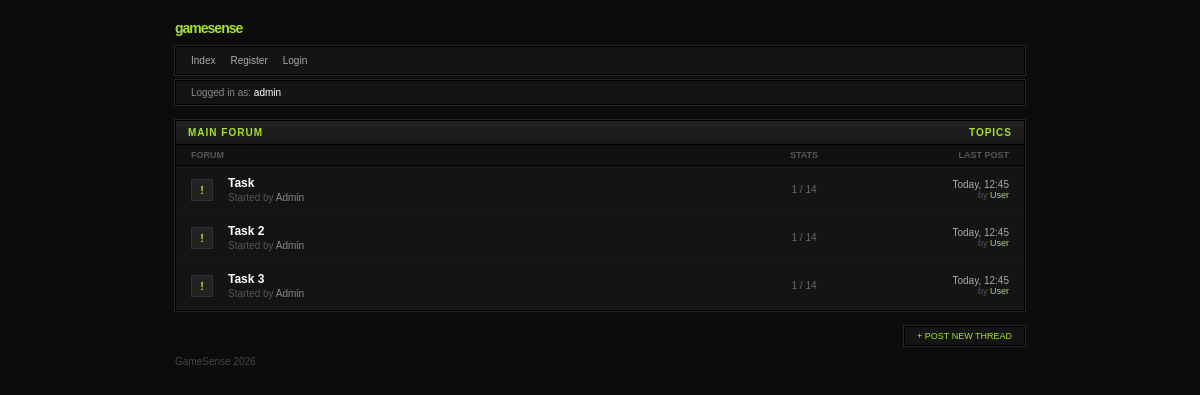
The app's page / (signed in) with its own data.
### tasks/models.py (models this page shows, shortened)
class Task(models.Model):
    STATUS_CHOICES = [
        ("todo", "To do"),
        ("in_progress", "In Progress"),
        ("done", "Done"),
    ]
    PRIORITY_CHOICES = [
        ("low", "Low"),
        ("medium", "Medium"),
        ("high", "High"),
    ]
    title = models.CharField(max_length=200)
    description = models.TextField()
    status = models.CharField(max_length=20, choices=STATUS_CHOICES, default="todo")
    priority = models.CharField(max_length=20, choices=PRIORITY_CHOICES, default="Medim")
    due_date = models.DateTimeField(null=True, blank=True)
    creator = models.ForeignKey(User, on_delete=models.CASCADE, related_name="tasks")

### tasks/views.py (the view)
# urls.py: path("", views.TaskListView.as_view(), name="task_list"),
class TaskListView(ListView):
    model = models.Task
    context_object_name = "tasks"
    template_name = "tasks/task_list.html"

### templates/tasks/task_list.html
{% extends 'base.html' %}
{% block content %}
<div class="forum-category">
    <div class="forum-header">
        <div style="display: flex; justify-content: space-between;">
            <span>Main Forum</span>
            <span>Topics</span>
        </div>
    </div>
    <div class="forum-content" style="padding: 0;">
        <table style="width: 100%; border-collapse: collapse; background: #141414;">
            <thead>
                <tr style="background: #111; color: #555; font-size: 9px; text-transform: uppercase;">
                    <th style="padding: 5px 15px; text-align: left; border-bottom: 1px solid #000;">Forum</th>
                    <th style="padding: 5px 15px; text-align: center; border-bottom: 1px solid #000; width: 50px;">Stats</th>
                    <th style="padding: 5px 15px; text-align: right; border-bottom: 1px solid #000; width: 150px;">Last Post</th>
                </tr>
            </thead>
            <tbody>
                {% for task in tasks %}
                <tr style="border-bottom: 1px solid #1a1a1a;">
                    <td style="padding: 10px 15px;">
                        <div style="display: flex; align-items: center;">
                            <div style="width: 20px; height: 20px; background: #222; border: 1px solid #333; margin-right: 15px; display: flex; align-items: center; justify-content: center; color: var(--accent); font-weight: bold;">
                                !
                            </div>
                            <div>
                                <a href="{% url 'tasks:task_detail' task.pk %}" style="color: #fff; text-decoration: none; font-weight: bold; font-size: 12px;">
                                    {{ task.title }}
                                </a>
                                <div style="color: #555; font-size: 10px; margin-top: 2px;">
                                    Started by <span style="color: #888;">{{ task.author|default:"Admin" }}</span>
                                </div>
                            </div>
                        </div>
                    </td>
                    <td style="text-align: center; color: #666; font-size: 10px;">
                        1 / 14
                    </td>
                    <td style="text-align: right; padding-right: 15px;">
                        <div style="color: #aaa; font-size: 10px;">Today, 12:45</div>
                        <div style="color: #555; font-size: 9px;">by <span style="color: var(--accent);">{{ task.author|default:"User" }}</span></div>
                    </td>
                </tr>
                {% empty %}
                <tr><td colspan="3" style="padding: 20px; text-align: center; color: #444;">No forum categories found.</td></tr>
                {% endfor %}
            </tbody>
        </table>
    </div>
</div>
<div style="margin-top: 10px; display: flex; justify-content: flex-end;">
    <a href="{% url 'tasks:task_create' %}" class="action-btn" style="background: var(--bg-panel); padding: 4px 12px; border: 1px solid #000; outline: 1px solid #252525; color: var(--accent);">
        + POST NEW THREAD
    </a>
</div>
{% endblock %}

### templates/base.html (shortened to what this page needs)
{% load static %}
<!DOCTYPE html>
<html lang="ru">
<head>
</head>
<body>
    <div class="forum-container">
        <div style="margin-bottom: 10px;">
            <span style="color: var(--accent); font-weight: bold; font-size: 14px; letter-spacing: -1px;">gamesense</span>
        </div>
        <div class="forum-nav">
            <a href="{% url 'tasks:task_list' %}">Index</a>
            <a href="{% url 'tasks:register' %}">Register</a>
            <a href="{% url 'tasks:login' %}">Login</a>
        </div>
        <div class="info-bar">
            {% if user.is_authenticated %}
                Logged in as: <span style="color: #fff;">{{ user.username }}</span>
            {% else %}
                You are not logged in.
            {% endif %}
        </div>
        {% block content %}{% endblock %}
        <div class="forum-footer">
            GameSense 2026
        </div>
    </div>
</body>
</html>

### templates/base.html (style rules this page uses)
:root { --bg-body: #0c0c0c; --bg-panel: #141414; --bg-header: #1a1a1a; --accent: #a5e12d; --border-outer: #000000; --border-inner: #252525; --text-main: #d1d1d1; --text-muted: #888; }
body { background-color: var(--bg-body); color: var(--text-main); font-family: 'Verdana', 'Tahoma', sans-serif; font-size: 11px; margin: 0; padding: 20px; display: flex; flex-direction: column; align-items: center; }
.forum-container { width: 100%; max-width: 850px; }
.forum-nav { background: var(--bg-panel); border: 1px solid var(--border-outer); outline: 1px solid var(--border-inner); padding: 8px 15px; margin-bottom: 5px; display: flex; gap: 15px; }
.forum-nav a { color: #aaa; text-decoration: none; text-transform: capitalize; font-size: 10px; }
.info-bar { background: var(--bg-panel); border: 1px solid var(--border-outer); outline: 1px solid var(--border-inner); padding: 6px 15px; margin-bottom: 15px; font-size: 10px; color: var(--text-muted); }
.forum-category { background: var(--bg-panel); border: 1px solid var(--border-outer); outline: 1px solid var(--border-inner); margin-bottom: 15px; }
.forum-header { background: linear-gradient(to bottom, #222, #181818); padding: 6px 12px; border-bottom: 1px solid var(--border-outer); color: var(--accent); font-weight: bold; text-transform: uppercase; font-size: 10px; letter-spacing: 1px; }
.forum-content { padding: 10px 15px; }
.action-btn { color: #555; text-decoration: none; border: 1px solid #222; padding: 2px 5px; background: #111; font-size: 9px; text-transform: uppercase; }
.forum-footer { margin-top: 10px; color: #444; font-size: 10px; text-align: left; width: 100%; }

### records on screen
Task: title "Task", author "Admin", author "User"
Task: title "Task 2", author "Admin", author "User"
Task: title "Task 3", author "Admin", author "User"

### other values on screen
{{ user.username }} "admin"
